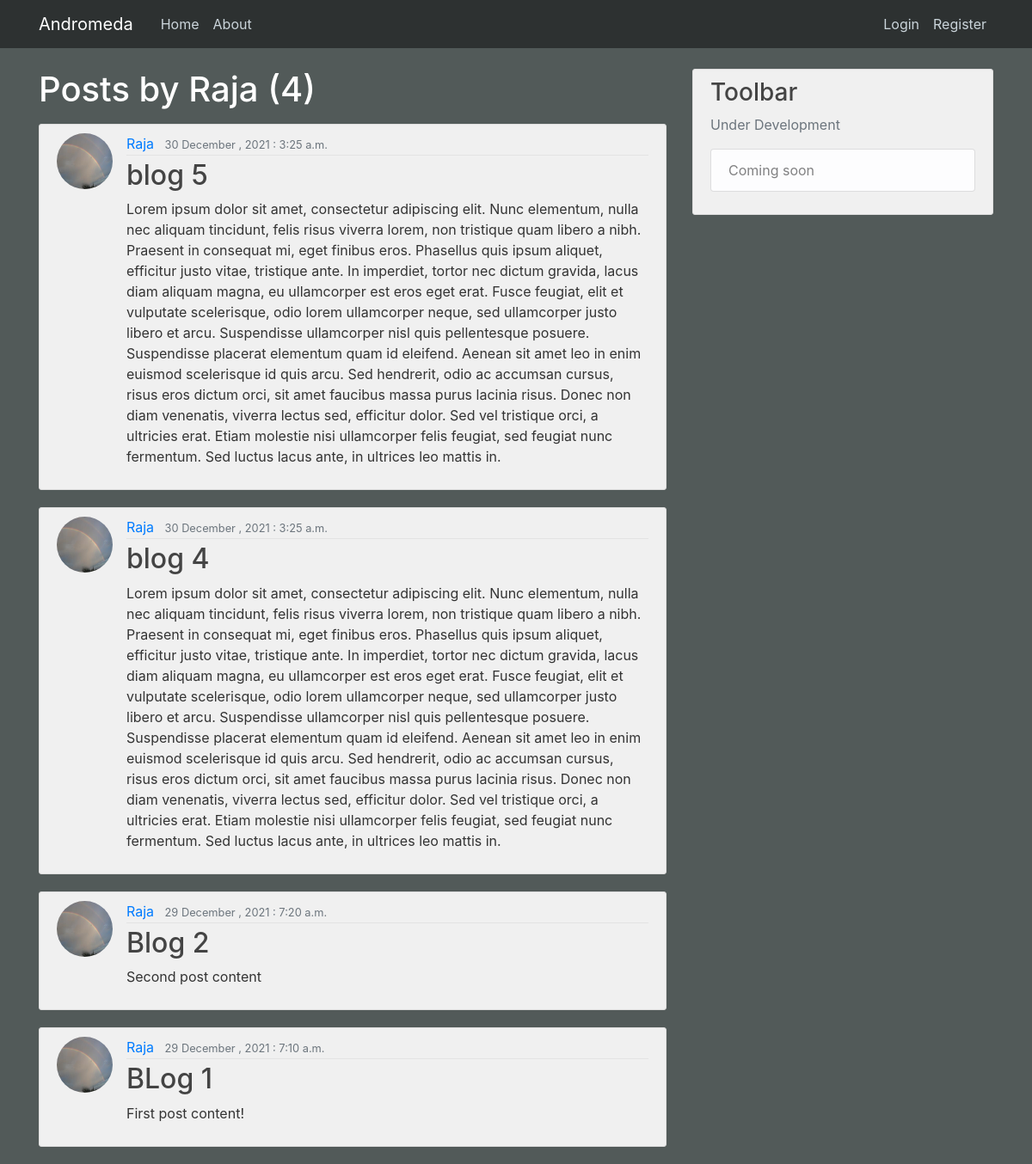
The app's page /user/Raja/ with its own data.
### blog/models.py (models this page shows, shortened)
class post(models.Model):
    title = models.CharField(max_length=100)
    content = models.TextField()
    date_posted = models.DateTimeField(default=timezone.now)
    author = models.ForeignKey(User, on_delete=models.CASCADE)

### users/models.py (models this page shows, shortened)
class profile(models.Model):
    user = models.OneToOneField(User, on_delete=models.CASCADE)
    image = models.ImageField(default='default.jpg', upload_to='profile_pics')

### blog/views.py (the view)
# urls.py: path('user/<str:username>/', UserPostListView.as_view(), name='user-posts'),
class UserPostListView(ListView):
    model = post
    template_name = 'blog/user_posts.html'
    context_object_name = 'posts'
    paginate_by = 5
    def get_queryset(self):
        user = get_object_or_404(User, username=self.kwargs.get('username'))
        return post.objects.filter(author=user).order_by('-date_posted')

### blog/templates/blog/user_posts.html (shortened to what this page needs)
{% extends 'blog/base.html' %}
{% block content %}
<h1 class="mb-3 text-white">Posts by {{ view.kwargs.username }} ({{ page_obj.paginator.count }})</h1>
    {% for post in posts %}
        <article class="media content-section">
          <img src="{{ post.author.profile.image.url }}" class="rounded-circle article-img">
          <div class="media-body">
            <div class="article-metadata">
              <a class="mr-2" href="{% url 'user-posts' post.author.username %}">{{ post.author }}</a>
              <small class="text-muted">{{ post.date_posted|date:'d F , Y : P' }}</small>
            </div>
            <h2><a class="article-title" href="{% url 'post-detail' post.id %}">{{ post.title }}</a></h2>
            <p class="article-content">{{ post.content }}</p>
          </div>
        </article>
    {% endfor %}
{% endblock content %}

### blog/static/blog/main.css (style rules this page uses)
body { background: #525a59; color: #333333; margin-top: 5rem; }
h1, h2, h3, h4, h5, h6 { color: #444444; }
.content-section { background: #f0f0f0; padding: 10px 20px; border: 1px solid #dddddd; border-radius: 3px; margin-bottom: 20px; }
.article-title { color: #444444; }
.article-content { white-space: pre-line; }
.article-img { height: 65px; width: 65px; margin-right: 16px; }
.article-metadata { padding-bottom: 1px; margin-bottom: 4px; border-bottom: 1px solid #e3e3e3 }

### records on screen
post: author.profile.image (picture), author "Raja", date_posted "30 December , 2021 : 3:25 a.m.", title "blog 5", content "Lorem ipsum dolor sit amet, consectetur adipiscing elit. Nunc elementum, nulla nec aliquam tincidunt, felis risus viverra lorem, non tristique quam libero a nibh. Praesent in consequat mi, eget finibus eros. Phasellus quis ipsum aliquet, efficitur justo vitae, tristique ante. In imperdiet, tortor nec dictum gravida, lacus diam aliquam magna, eu ullamcorper est eros eget erat. Fusce feugiat, elit et vulputate scelerisque, odio lorem ullamcorper neque, sed ullamcorper justo libero et arcu. Suspendisse ullamcorper nisl quis pellentesque posuere. Suspendisse placerat elementum quam id eleifend. Aenean sit amet leo in enim euismod scelerisque id quis arcu. Sed hendrerit, odio ac accumsan cursus,…"
post: author.profile.image (picture), author "Raja", date_posted "30 December , 2021 : 3:25 a.m.", title "blog 4", content "Lorem ipsum dolor sit amet, consectetur adipiscing elit. Nunc elementum, nulla nec aliquam tincidunt, felis risus viverra lorem, non tristique quam libero a nibh. Praesent in consequat mi, eget finibus eros. Phasellus quis ipsum aliquet, efficitur justo vitae, tristique ante. In imperdiet, tortor nec dictum gravida, lacus diam aliquam magna, eu ullamcorper est eros eget erat. Fusce feugiat, elit et vulputate scelerisque, odio lorem ullamcorper neque, sed ullamcorper justo libero et arcu. Suspendisse ullamcorper nisl quis pellentesque posuere. Suspendisse placerat elementum quam id eleifend. Aenean sit amet leo in enim euismod scelerisque id quis arcu. Sed hendrerit, odio ac accumsan cursus,…"
post: author.profile.image (picture), author "Raja", date_posted "29 December , 2021 : 7:20 a.m.", title "Blog 2", content "Second post content"
post: author.profile.image (picture), author "Raja", date_posted "29 December , 2021 : 7:10 a.m.", title "BLog 1", content "First post content!"

### other values on screen
{{ view.kwargs.username }} "Raja"
{{ page_obj.paginator.count }} "4"
